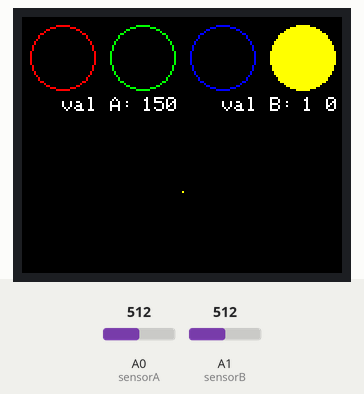
Recording of a sketch running on a simulated Arduino Uno, built with avr-gcc and run on an emulated ATmega328P. Shown: 160×128 colour display. The inputs (shaded band) are chosen by the test bench; at power-on: A0 (sensorA) = 512, A1 (sensorB) = 512.

Above: at 1.2 s.
1.3 s: A0 (sensorA) set to 567
At 2.5 s:
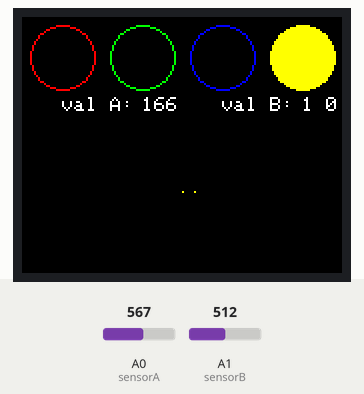
2.8 s: A0 (sensorA) set to 594
At 3.5 s:
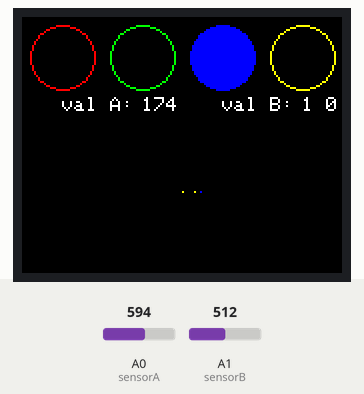
4.3 s: A1 (sensorB) set to 729
At 4.6 s:
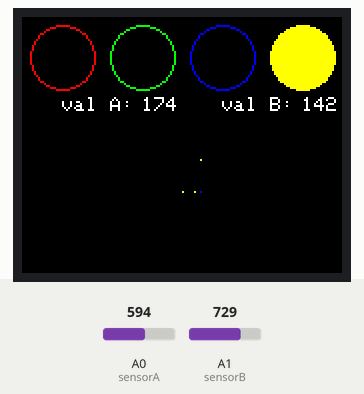
5.8 s: A1 (sensorB) set to 751
At 7.0 s:
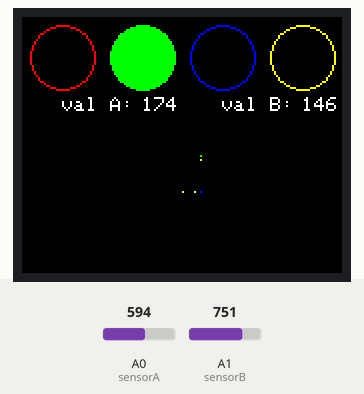
7.3 s: A0 (sensorA) set to 839
At 8.3 s:
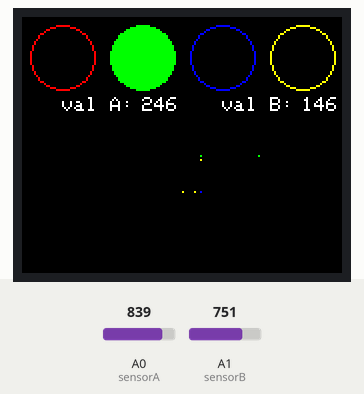
8.8 s: A0 (sensorA) set to 867
At 9.2 s:
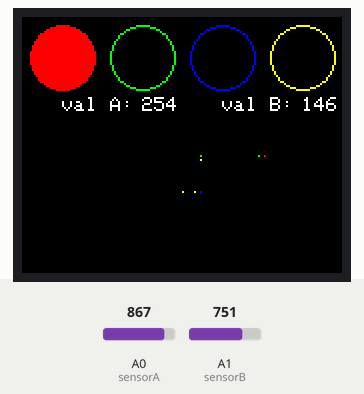
Timing chart, 0 to 11.3 s (numbered marks = the images above; inputs shaded):
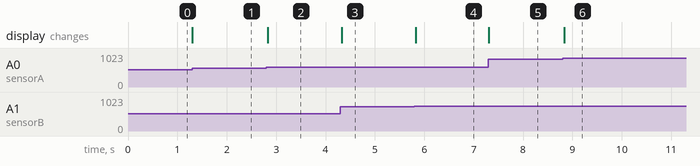

The sketch:

tarea2_jcvargasq_savargasqu.ino
```cpp
/*
    Tarea 2: Sensores Analogos con display TFT
    Tecnologia Digital
    Universidad Nacional de Colombia

    Juan Camilo Vargas Q. - jcvargasq@unal.edu.co
    Sergio Alejandro Vargas Q. - savargasqu@unal.edu.co

    2020-04-13

// TODO: Fix dimensional arguments
*/
#include <TFT.h>
#include <SPI.h>

// Display parameters
#define cs 10
#define ds 9
#define rst 8
// Declare display
TFT TFTscreen = TFT(cs, ds, rst);

//  RGB 565 = RRRR RGGG GGGB BBBB
const int R = 0xF800;
const int G = 0x07E0;
const int B = 0x001F;
const int Y = 0xFFE0;
// Background color
const int K = 0x0000;
const int led_colors[4] = {R, G, B, Y};

// Size of circle representing the LED
#define led_size   16
#define led_pos    40
#define led_offset 20

// Sensor pins
const int sensorA = A0;
const int sensorB = A1;

// Strings to print to the screen (one extra char, Arduino ref.)
const int strSize = 4;
char printoutA[strSize] = {0, 0, 0};
char printoutB[strSize] = {0, 0, 0};

// Sketch variables
int valA;
int valB;
int oldA = -1;
int oldB = -1;
int diff;

int new_led;
int old_led = -1;

// Convert integer value to string
void int_to_str(char arr[], int val){
	int num;
	for(int i = strSize - 2; i >=0; i--){
		num = val%10;
		arr[i] = '0' + num;
		val/=10;
	}
	for(int i = 0; i < strSize - 2; i++){
		if(arr[i] == '0'){
			arr[i] = ' ';
		}
	}
}

// Turn off all LED circles except for one. Pass color as argument
void turnON(int led) {
	if (led != old_led){
		old_led = led;
		for (int i = 0; i < 4; i ++) {
			TFTscreen.fillCircle(i*led_pos + led_offset, led_offset, led_size, K);
			TFTscreen.drawCircle(i*led_pos + led_offset, led_offset, led_size, led_colors[i]);
		}
		TFTscreen.fillCircle(led*led_pos + led_offset, led_offset, led_size, led_colors[led]);
	}
}

void write_values(int vA, int vB){
	if (vA != oldA){
		oldA = vA;
		TFTscreen.stroke(0, 0, 0);
		TFTscreen.text(printoutA,  60, 40);
		int_to_str(printoutA, vA);
		TFTscreen.stroke(255, 255, 255);
		TFTscreen.text(printoutA,  60, 40);
	}
	if (vB != oldB){
		oldB = vB;
		TFTscreen.stroke(0, 0, 0);
		TFTscreen.text(printoutB, 140, 40);
		int_to_str(printoutB, vB);
		TFTscreen.stroke(255, 255, 255);
		TFTscreen.text(printoutB, 140, 40);
	}
}

void setup() {
	TFTscreen.begin();
	TFTscreen.background(0, 0, 0);
	TFTscreen.setTextSize(1);

	TFTscreen.stroke(255, 255, 255);
	TFTscreen.text("val A: ",  20, 40);
	TFTscreen.text("val B: ", 100, 40);
}

void loop() {
	// Read Sensors
	valA = map(analogRead(sensorA), 0, 1023, 0, 300);
	valB = map(analogRead(sensorB), 0, 1023, 0, 200);
	write_values(valA, valB);

/****** Draw corresponding LED circle *****/
	if (valA >= 250){
		new_led = 0;
	} else if (valA < 180){
		diff = valA - valB;
		if (diff > 30 && diff < 70){
			new_led = 3;
		} else if (diff >= 70){
			new_led = 2;
		} else {
			new_led = 1;
		}
	} else {
		new_led = 1;
	}
	turnON(new_led);
	// Plot pixel
	TFTscreen.drawPixel(map(valA, 0, 300, 20, 140), map(valB, 0, 200, 127, 47), led_colors[new_led]);
}
```

Measured:
- the behaviour switches between 579 and 580 on A0 (sensorA) (found by bisection; images 1 and 2)
- the behaviour switches between 736 and 737 on A1 (sensorB) (found by bisection; images 3 and 4)
- the behaviour switches between 852 and 853 on A0 (sensorA) (found by bisection; images 5 and 6)
- after the input at 1.3 s, the display: changes at once (image 1)
- after the input at 2.8 s, the display: changes at once (image 2)
- after the input at 4.3 s, the display: changes at once (image 3)
- after the input at 5.8 s, the display: changes at once (image 4)
- after the input at 7.3 s, the display: changes at once (image 5)
- after the input at 8.8 s, the display: changes at once (image 6)
